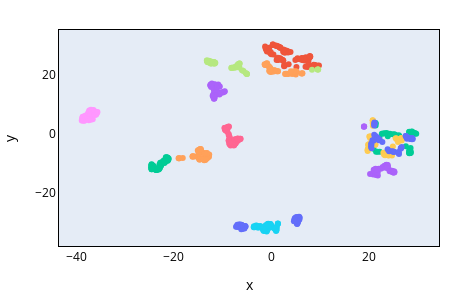

Notebook cell for this chart:
### Code cell
'''
t-SNE
'''
X = big_data.values
y = labels
tsne = TSNE(perplexity=40, n_components=2, learning_rate='auto', init='random', metric ='euclidean', n_jobs=-1)
X_embedded1 = tsne.fit_transform(X)
scatter2d(X_embedded1, y, [0, 1])
